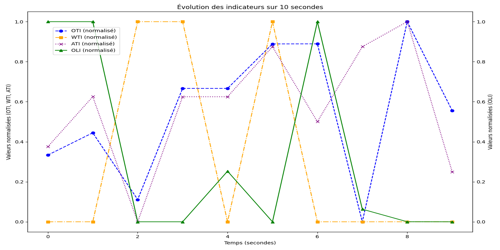
#> input picture Etape/snapshot.png, 500 x 250 px
$ python -i Etape4.py   (imports and definitions only)
#> lines starting #> are read from the running program, lines starting #| are printed output that depends on the picture
import requests
import matplotlib.pyplot as plt
import base64
import datetime
from PIL import Image
from io import BytesIO

# URL des endpoints REST
URL = "http://localhost:8080/ords/hr/projet/projet_internal_random"
POST_URL = "http://localhost:8080/ords/hr/snapshots/upload"
GET_URL = "http://localhost:8080/ords/hr/snapshots/retrieve"

# Fonction pour récupérer les 10 lignes aléatoires
# [18 lines left out: functions fetch_random_10, normalize, not called in this run]

# Fonction pour afficher et sauvegarder le graphique
def plot_data_and_save(data, filename="snapshot.png", resize_width=500, resize_height=250):
    if not data:
        print("Aucune donnée à afficher.")
        return

    # Axe X basé sur les secondes
    seconds = list(range(10))
    oti = [d["oti"] for d in data]
    wti = [d["wti"] for d in data]
    oli = [d["oli"] for d in data]
    ati = [d["ati"] for d in data]

    # Normalisation des données
    oti_normalized = normalize(oti)
    wti_normalized = normalize(wti)
    oli_normalized = normalize(oli)
    ati_normalized = normalize(ati)

    # Création du graphique
    fig, ax1 = plt.subplots(figsize=(12, 8))
    ax1.plot(seconds, oti_normalized, label="OTI (normalisé)", marker="o", linestyle="--", color="blue")
    ax1.plot(seconds, wti_normalized, label="WTI (normalisé)", marker="s", linestyle="-.", color="orange")
    ax1.plot(seconds, ati_normalized, label="ATI (normalisé)", marker="x", linestyle=":", color="purple")
    ax1.set_xlabel("Temps (secondes)")
    ax1.set_ylabel("Valeurs normalisées (OTI, WTI, ATI)")

    ax2 = ax1.twinx()
    ax2.plot(seconds, oli_normalized, label="OLI (normalisé)", marker="^", linestyle="-", color="green")
    ax2.set_ylabel("Valeurs normalisées (OLI)")

    fig.legend(loc="upper left", bbox_to_anchor=(0.1, 0.9))
    plt.title("Évolution des indicateurs sur 10 secondes")
    plt.tight_layout()
    plt.savefig(filename)
    print(f"Graphique sauvegardé sous : {filename}")

    # Sauvegarde du graphique
    with Image.open(filename) as img:
        img = img.resize((resize_width, resize_height))
        img.save(filename, optimize=True, quality=85)  # Compression supplémentaire
    print(f"Graphique sauvegardé et optimisé sous : {filename}")

# Fonction pour encoder une image en Base64
# [77 lines left out: functions encode_image_to_base64, send_snapshot_to_db, retrieve_snapshots, main, not called in this run]

# [2 lines not run here, left out]

>>> import cv2
>>> picture = cv2.imread('snapshot.png', cv2.IMREAD_GRAYSCALE)
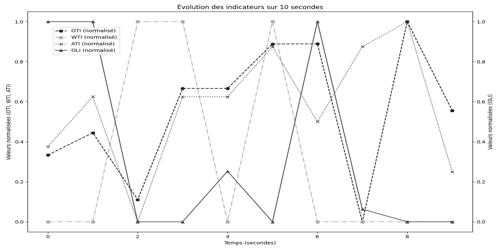
#> picture: shape (250, 500); min 29, max 255, mean 249.1
>>> result = plot_data_and_save(picture)
#> (the run stopped early here; a loop or call above may not have finished)
